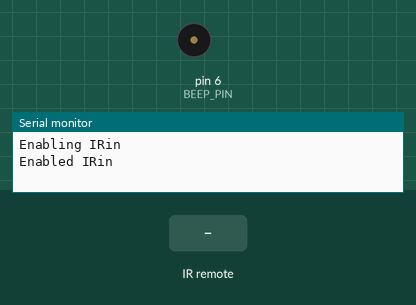
Bench run of a sketch on a simulated Arduino Uno, built with avr-gcc and run on an emulated ATmega328P. On the bench: buzzer (waves = sounding, pin HIGH), the last lines printed to the serial monitor. The test bench sets the inputs (shaded band).

Above: at 1.2 s.
1.3 s: infrared code 0xE0E040BF received
At 2.3 s:
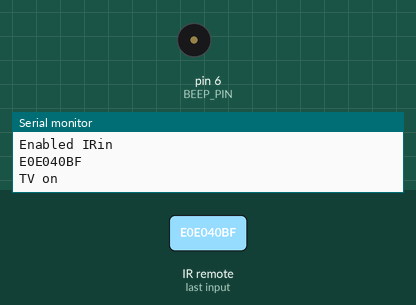
2.9 s: infrared code 0xE0E0E01F received
At 3.5 s:
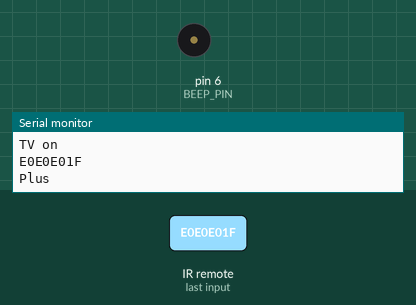
4.5 s: infrared code 0xE0E0D02F received
At 4.99 s:
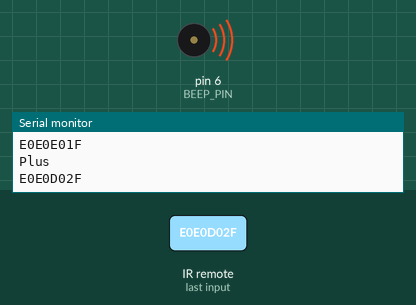
Timing chart, 0 to 7.5 s (numbered marks = the images above; inputs shaded):
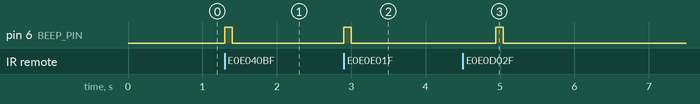

Measured:
- after the input at 1.3 s, pin 6 (BEEP_PIN): LOW → HIGH at once, → LOW 0.10 s later
- after the input at 2.9 s, pin 6 (BEEP_PIN): LOW → HIGH at once, → LOW 0.10 s later
- after the input at 4.5 s, pin 6 (BEEP_PIN): LOW → HIGH after 0.44 s, → LOW 0.10 s later

The sketch:

BabelFish.ino
```cpp
#include <IRremote.h>

int RECV_PIN = 11;
int BEEP_PIN = 6;

unsigned long INTERVALL;


unsigned long SamsTVon = 0xE0E040BF;
unsigned long SamsVolPlus = 0xE0E0E01F;
unsigned long SamsVolMinus = 0xE0E0D02F;
unsigned long SamsVolMute = 0xE0E0F00F;

unsigned long SonyTVon = 0xA90;
unsigned long SonyTVMinus = 0xC90;

unsigned long YvolPlus = 0x5EA158A7;
unsigned long YvolMinus = 0x5EA1D827;
unsigned long YvolMute = 0x5EA138C7;

long lastMovement;
int NBRVOLUME = 5;


IRrecv irrecv(RECV_PIN);

IRsend irsend;

decode_results results;

void setup()
{
  // setup LED pins
  pinMode(BEEP_PIN, OUTPUT);
  Serial.begin(9600);
  // In case the interrupt driver crashes on setup, give a clue
  // to the user what's going on.
  Serial.println("Enabling IRin");
  irrecv.enableIRIn(); // Start the receiver
  Serial.println("Enabled IRin");
  lastMovement = millis();

  INTERVALL = 20 * 60000; // 20 minutes
}

void loop() {
  if (millis() > lastMovement + INTERVALL) {
    lastMovement = millis();
    Serial.println("Watchdog");
    beep();
    for (int i = 0; i < 8; i++) {
      irsend.sendSony(SonyTVMinus, 12);
      delay(20);
    }
    irrecv.enableIRIn();
  }
  if (irrecv.decode(&results)) {
    Serial.println(results.value , HEX);
    irrecv.resume(); // Receive the next value
    if (results.value == SamsVolPlus) {
      beep();
      sendPlus(NBRVOLUME);
      lastMovement = millis();
    }
    if (results.value == SamsVolMinus) {
      beep();
      sendMinus(NBRVOLUME);
      lastMovement = millis();
    }
    if (results.value == SamsVolMute) {
      beep();
      Serial.println("Mute");
      irsend.sendNEC(YvolMute, 32);
      irrecv.enableIRIn();
      lastMovement = millis();
    }
    if (results.value == SamsTVon) {
      beep();
      Serial.println("TV on");
      for (int i = 0; i < 10; i++) {
        irsend.sendSony(0xA90, 12);
        delay(40);
      }
      irrecv.enableIRIn();
      lastMovement = millis();
    }
  }
}

void sendPlus(int nbr) {
  int i = nbr;
  Serial.println("Plus");
  while (i > 1) {
    irsend.sendNEC(YvolPlus, 32);
    irrecv.enableIRIn();
    delay(400);
    i--;
  }
  irsend.sendNEC(YvolPlus, 32);
  irrecv.enableIRIn();
}

void sendMinus(int nbr) {
  int i = nbr;
  Serial.println("Minus");
  while (i > 1) {
    irsend.sendNEC(YvolMinus, 32);
    irrecv.enableIRIn();
    delay(400);
    i--;
  }
  irsend.sendNEC(YvolMinus, 32);
  irrecv.enableIRIn();

}

void beep() {
  digitalWrite(BEEP_PIN, HIGH);
  delay(100);
  digitalWrite(BEEP_PIN, LOW);
}
```
